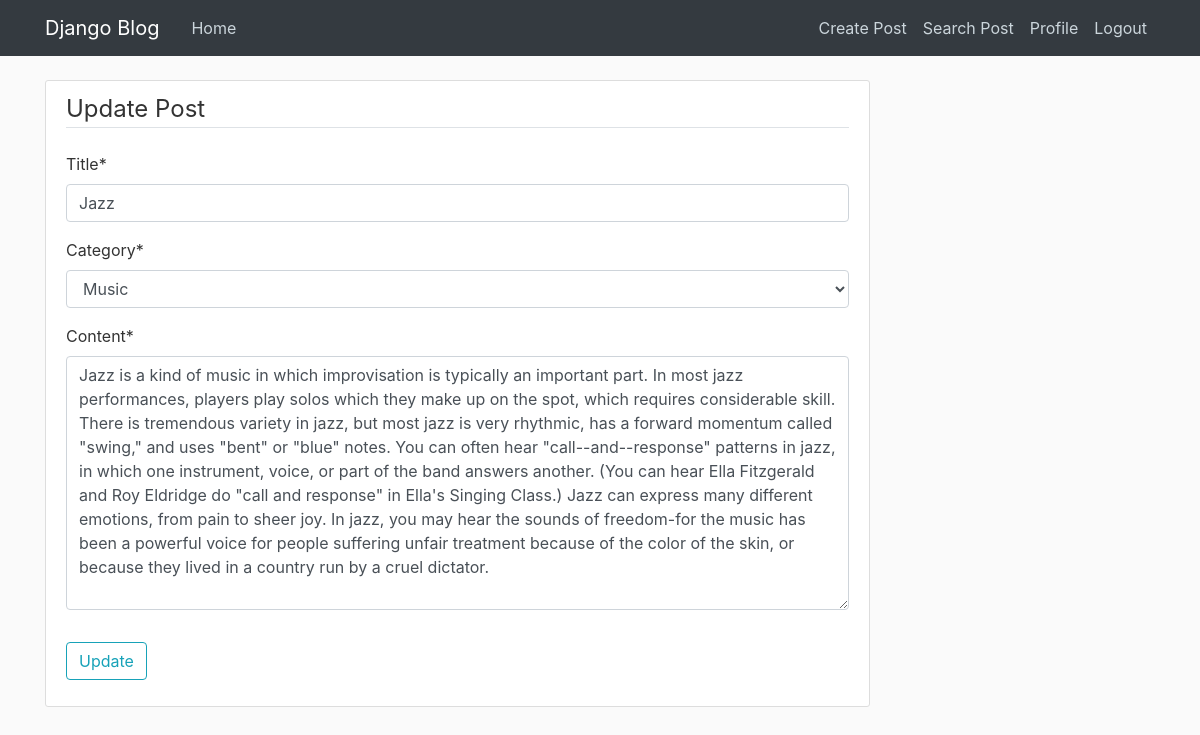
Page /post/jazz/update (signed in) on the committed database.
### blog/models.py (models this page shows, shortened)
class Post(models.Model):
    title = models.CharField(max_length=100, null=False)
    slug = models.SlugField(unique=True, blank=True)
    content = models.TextField(null=False)
    posted_date = models.DateField(null=False, default=timezone.now)
    updated_date = models.DateField(null=True)
    user = models.ForeignKey(User, on_delete=models.CASCADE)
    category = models.ForeignKey(Category, on_delete=models.CASCADE)

### blog/views.py (the view)
# urls.py: path('post/<slug:slug>/update', views.update_post, name='update_post'),
@login_required(login_url="/login/")
def update_post(request, slug):
    context = {}
    obj1 = get_object_or_404(Post, slug=slug)
    if obj1.user != request.user:
        raise PermissionDenied()
    form = PostCreateForm(request.POST or None, instance=obj1)
    if form.is_valid():
        obj = form.save(commit=False)
        obj.updated_date = timezone.now()
        obj.save()
        messages.add_message(request, messages.SUCCESS, 'Post updated successfully!')
        return HttpResponseRedirect('/landing')
    context["form"] = form
    return render(request, 'blog/update_post.html', context)

### blog/forms.py
class PostCreateForm(forms.ModelForm):
    class Meta:
        model = Post
        fields = ['title', 'category', 'content']

### blog/models.py (called while the page is built)
    def __str__(self):
        return self.category_name

### blog/templates/blog/update_post.html (shortened to what this page needs)
{% extends "blog/base.html" %}
{% load crispy_forms_tags %}
{% block content %}
    <div class="content-section">
      <form action="" method="POST">
          <fieldset class="form-group">
              <legend class="border-bottom mb-4">Update Post</legend>
              {{ form|crispy }}
          </fieldset>
          <div class="form-group">
              <button class="btn btn-outline-info" type="submit">Update</button>
          </div>
      </form>
    </div>
{% endblock content %}

### blog/static/blog/main.css (style rules this page uses)
body { background: #fafafa; color: #333333; margin-top: 5rem; }
.content-section { background: #ffffff; padding: 10px 20px; border: 1px solid #dddddd; border-radius: 3px; margin-bottom: 20px; }

### rows in the picture
Post: title "Jazz", category "Music", content "Jazz is a kind of music in which improvisation is typically an important part. In most jazz performances, players play solos which they make up on the spot, which requires considerable skill. There is tremendous variety in jazz, but most jazz is very rhythmic, has a forward momentum called \"swing,\" and uses \"bent\" or \"blue\" notes. You can often hear \"call--and--response\" patterns in jazz, in which one instrument, voice, or part of the band answers another. (You can hear Ella Fitzgerald and Roy Eldridge do \"call and response\" in Ella's Singing Class.) Jazz can express many different emotions, from pain to sheer joy. In jazz, you may hear the sounds of freedom-for the music has been a…"
